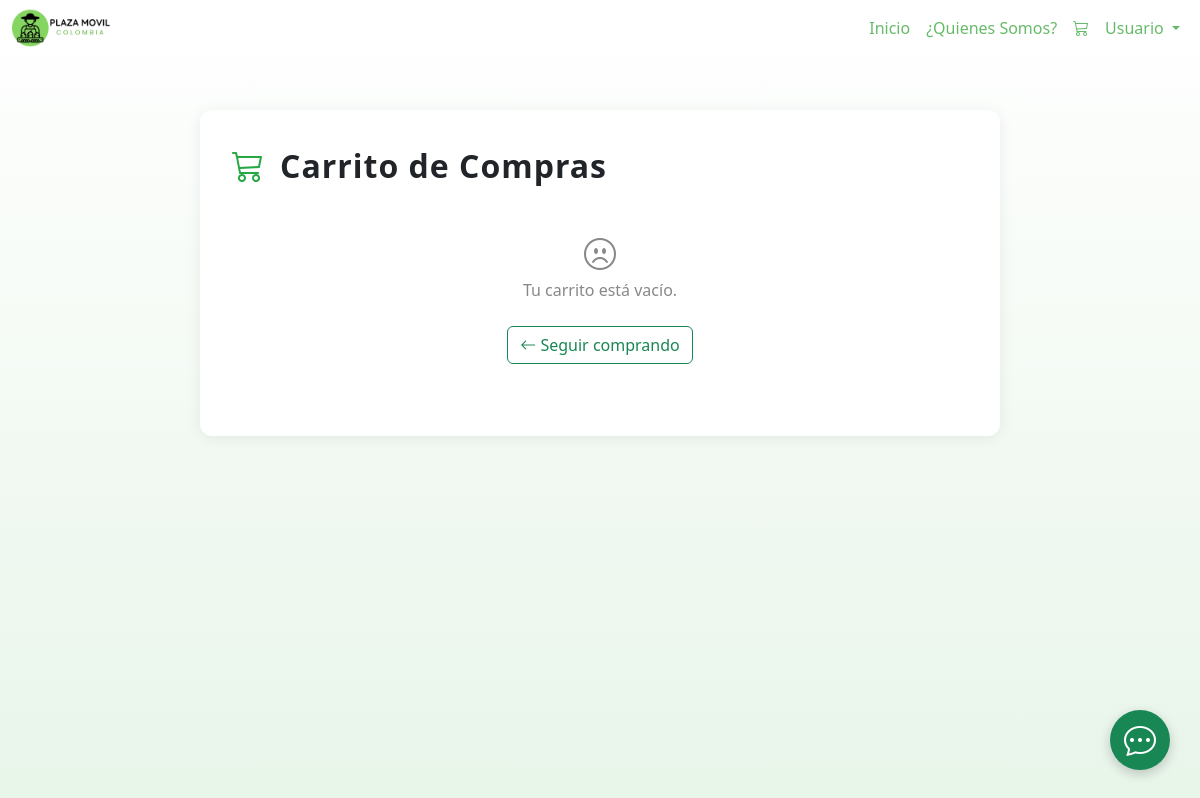
The app's page /view/carritoview.php (signed in), older data.
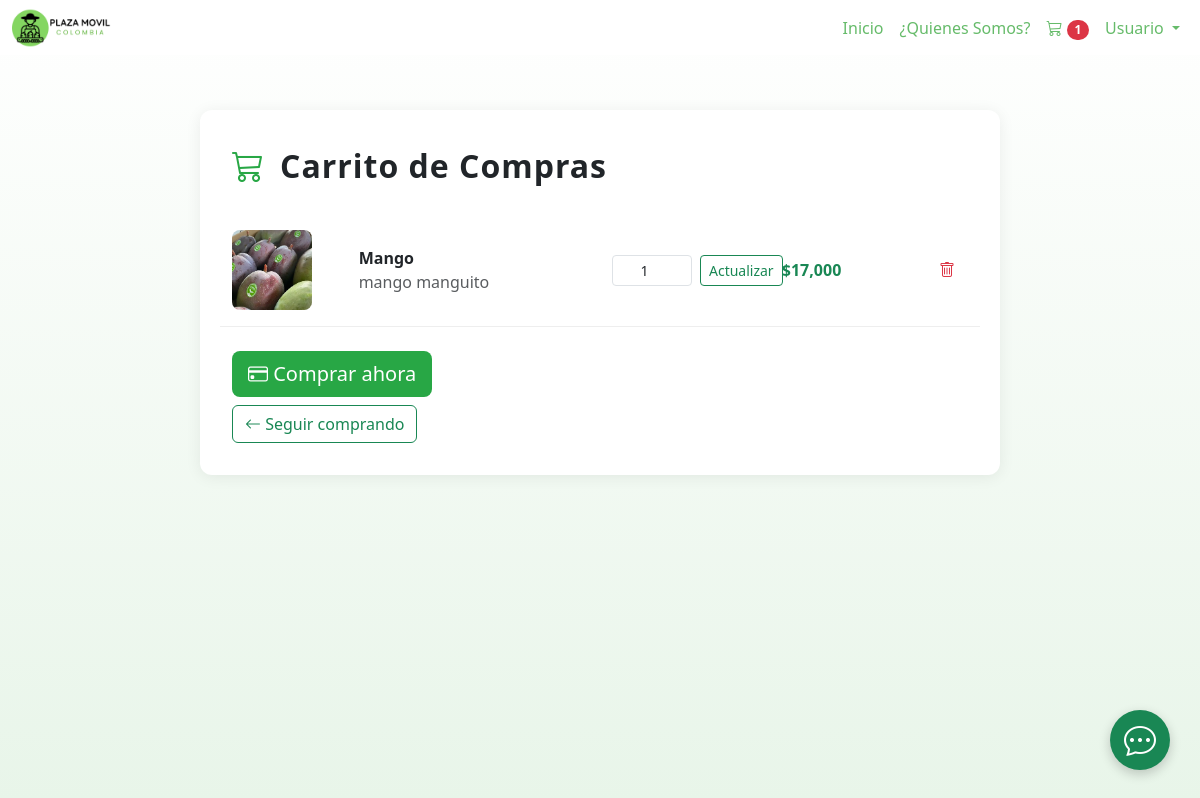
The same page, newer data.
### tables this page shows
CREATE TABLE `carrito_detalle` (
  `id_detalle` int(11) NOT NULL,
  `id_carrito` int(10) DEFAULT NULL,
  `id_producto` int(10) DEFAULT NULL,
  `cantidad` int(10) DEFAULT NULL
);

CREATE TABLE `productos` (
  `id_producto` int(11) NOT NULL,
  `id_agricultor` int(10) DEFAULT NULL,
  `id_categoria` int(10) DEFAULT NULL,
  `descripcion` varchar(250) DEFAULT NULL,
  `nombre` varchar(50) DEFAULT NULL,
  `stock` int(20) DEFAULT NULL,
  `precio_unitario` int(10) DEFAULT NULL,
  `id_unidad` int(10) DEFAULT NULL,
  `foto` varchar(100) DEFAULT NULL,
  `fecha_publicacion` date DEFAULT NULL
);

### model/carrito_model.php (called while the page is built, shortened)
<?php
class CarritoModel {
    private $pdo;
    public function __construct($pdo) {
        $this->pdo = $pdo;
    }
    public function obtenerCarritoPorUsuario($id_usuario) {
        $stmt = $this->pdo->prepare("SELECT id_usuario FROM usuarios WHERE id_usuario = ?");
        $stmt->execute([$id_usuario]);
        $usuario = $stmt->fetch(PDO::FETCH_ASSOC);
        $stmt = $this->pdo->prepare("SELECT * FROM carrito WHERE id_usuario = ?");
        $stmt->execute([$id_usuario]);
        $carrito = $stmt->fetch(PDO::FETCH_ASSOC);
        return $carrito;
    }
}

### model/detalle_carrito_model.php (called while the page is built, shortened)
<?php
class DetalleCarritoModel {
    private $pdo;
    public function __construct($pdo) {
        $this->pdo = $pdo;
    }
    public function obtenerProductos($id_carrito) {
        $sql = "SELECT dc.*, p.nombre, p.descripcion, p.precio_unitario, p.foto
                FROM carrito_detalle dc
                JOIN productos p ON dc.id_producto = p.id_producto
                WHERE dc.id_carrito = ?";
        $stmt = $this->pdo->prepare($sql);
        $stmt->execute([$id_carrito]);
        return $stmt->fetchAll(PDO::FETCH_ASSOC);
    }
    public function contarProductosUnicos($id_carrito) {
        $sql = "SELECT COUNT(*) as total FROM carrito_detalle WHERE id_carrito = ?";
        $stmt = $this->pdo->prepare($sql);
        $stmt->execute([$id_carrito]);
        $row = $stmt->fetch(PDO::FETCH_ASSOC);
        return $row ? intval($row['total']) : 0;
    }
}

### view/carritoview.php (the view, shortened to what the changed rows need)
<?php
require_once '../config/conexion.php';
require_once '../model/carrito_model.php';
require_once '../model/detalle_carrito_model.php';
$carritoModel = new CarritoModel($pdo);
$detalleModel = new DetalleCarritoModel($pdo);
$id_usuario = $_SESSION['user_id_usuario'];
$carrito = $carritoModel->obtenerCarritoPorUsuario($id_usuario);
$productos = [];
if ($carrito) {
    $productos = $detalleModel->obtenerProductos($carrito['id_carrito']);
}
?>
<!DOCTYPE html>
<html lang="es">
<head>
    <link href="https://cdn.jsdelivr.net/npm/bootstrap@5.3.7/dist/css/bootstrap.min.css" rel="stylesheet">
    <link rel="stylesheet" href="https://cdn.jsdelivr.net/npm/bootstrap-icons@1.11.3/font/bootstrap-icons.min.css">
    <link rel="stylesheet" href="../css/styles.css">
</head>
<body>
    <?php include '../navbar.php'; ?>
    <div class="cart-container">
        <div class="d-flex align-items-center mb-4">
            <i class="bi bi-cart3 cart-icon"></i>
            <h2 class="ms-3 cart-title mb-0">Carrito de Compras</h2>
        </div>
        <?php if (empty($productos)): ?>
            <div class="cart-empty">
                <i class="bi bi-emoji-frown cart-empty-icon"></i>
                <p>Tu carrito está vacío.</p>
                <a href="../index.php" class="btn btn-outline-success mt-2"><i class="bi bi-arrow-left"></i> Seguir
                    comprando</a>
            </div>
        <?php else: ?>
            <?php foreach ($productos as $producto): ?>
                <div class="row align-items-center cart-product">
                    <div class="col-2">
                        <img src="../img/<?php echo htmlspecialchars($producto['foto']); ?>" class="cart-img"
                            alt="<?php echo htmlspecialchars($producto['nombre']); ?>">
                    </div>
                    <div class="col-4">
                        <div class="fw-bold"><?php echo htmlspecialchars($producto['nombre']); ?></div>
                        <div class="text-muted"><?php echo htmlspecialchars($producto['descripcion']); ?></div>
                    </div>
                    <div class="col-2">
                        <form action="../controller/editar_cantidad.php" method="POST" class="d-flex">
                            <input type="number" name="cantidad" value="<?php echo $producto['cantidad']; ?>" min="1"
                                class="form-control form-control-sm text-center me-2" style="width:80px;">
                            <button type="submit" class="btn btn-sm btn-outline-success">Actualizar</button>
                        </form>
                    </div>
                    <div class="col-2 text-end">
                        <span class="text-success fw-semibold">
                            $<?php echo number_format($producto['precio_unitario'] * $producto['cantidad']); ?>
                        </span>
                    </div>
                    <div class="col-2 text-end">
                        <form action="../controller/eliminar_del_carrito.php" method="POST" style="display:inline;">
                            <button type="submit" class="btn btn-link cart-remove" title="Eliminar">
                                <i class="bi bi-trash"></i>
                            </button>
                        </form>
                    </div>
                </div>
            <?php endforeach; ?>
            <div class="d-flex justify-content-between align-items-center mt-4">
                <form action="../controller/crear_pedido.php" method="POST">
                    <button type="submit" class="btn btn-checkout btn-lg text-white">
                        <i class="bi bi-credit-card"></i> Comprar ahora
                    </button>
                </form>
            </div>
            <a href="../index.php" class="btn btn-outline-success mt-2"><i class="bi bi-arrow-left"></i> Seguir
                comprando</a>
        <?php endif; ?>
    </div>
</body>
</html>

### navbar.php (shortened to what the changed rows need)
<?php
require_once __DIR__. '/config/conexion.php';
require_once __DIR__. '/model/carrito_model.php';
require_once __DIR__.'/model/detalle_carrito_model.php';
    $carritoModel = new CarritoModel($pdo);
    $detalleModel = new DetalleCarritoModel($pdo);
    $totalProductos = 0;
if (isset($_SESSION['user_id_usuario'])) {
    $id_usuario = $_SESSION['user_id_usuario'];
    $carrito = $carritoModel->obtenerCarritoPorUsuario($id_usuario);
    if ($carrito) {
        $totalProductos = $detalleModel->contarProductosUnicos($carrito['id_carrito']);
    }
}
?>
<nav class="navbar navbar-expand-sm navbar-light bg-light-green fixed-top">
    <div class="container-fluid">
        <div class="collapse navbar-collapse" id="navbarSupportedContent">
            <ul class="navbar-nav ms-auto">
                <li class="nav-item">
                    <a class="nav-link" href="/view/carritoview.php">
                        <i class="bi bi-cart3"></i>
                        <?php if ($totalProductos > 0): ?>
                            <span class="badge bg-danger rounded-pill"><?php echo $totalProductos; ?></span>
                        <?php endif; ?>
                    </a>
                </li>
            </ul>
        </div>
    </div>
</nav>

Row changes from the older to the newer data that the page shows:
added carrito_detalle: id_producto.foto (picture), id_producto.nombre "Mango", id_producto.descripcion "mango manguito", cantidad "1", $producto['precio_unitario'] * $producto['cantidad'] "17,000"
Text that changed along with them:
$totalProductos: (not shown) → "1"
text no longer shown: "Tu carrito está vacío."
text now shown: "Comprar ahora"
